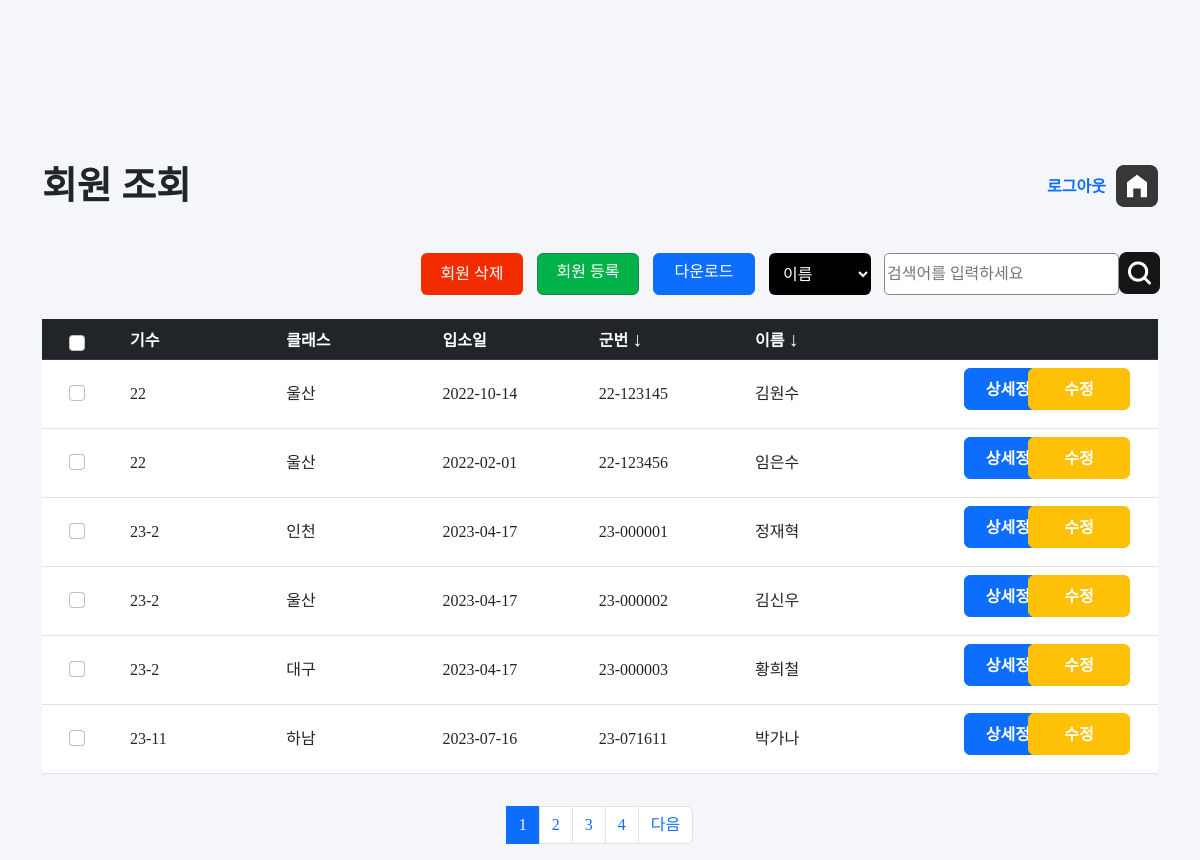
The app's page /jangseong/sort2.php?act=a (signed in), older data.
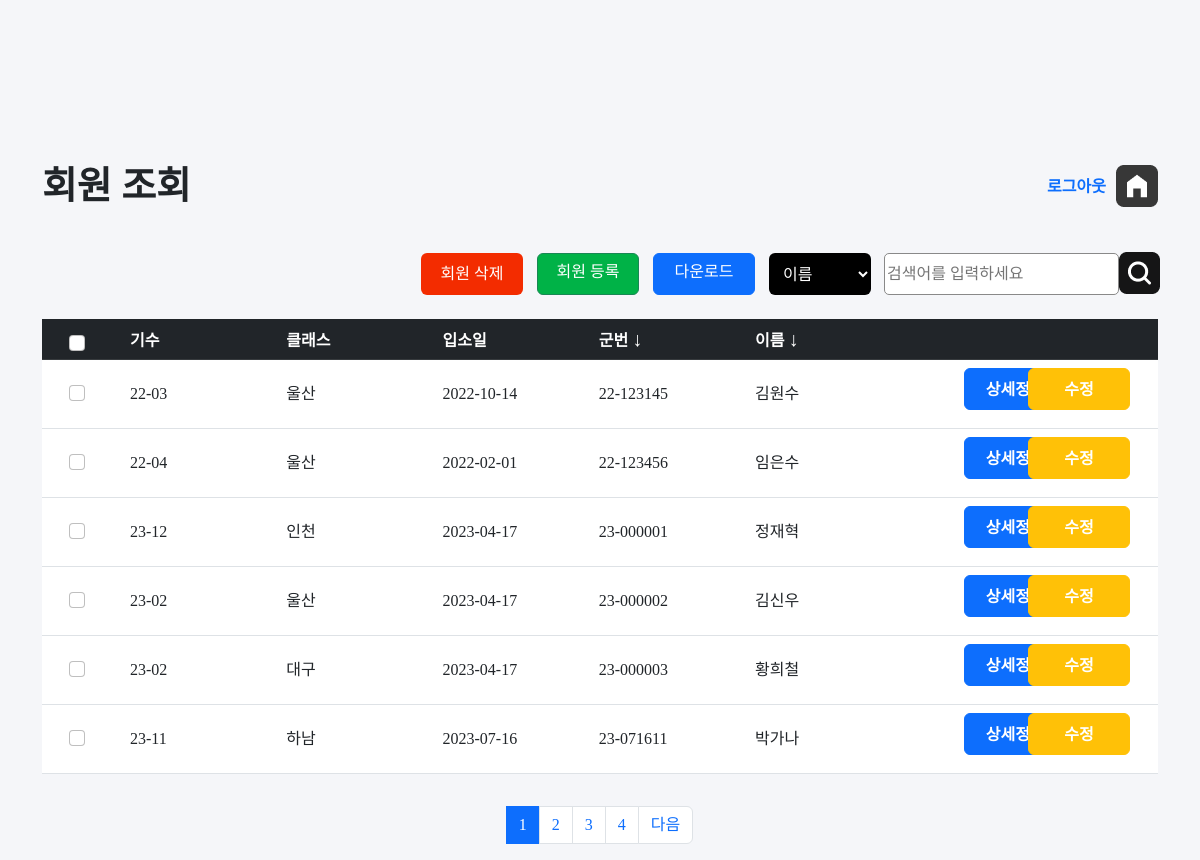
The same page, newer data.
### tables this page shows
CREATE TABLE `member` (
  `id` int(11) NOT NULL,
  `num` varchar(10) NOT NULL,
  `class` varchar(10) NOT NULL,
  `date` date NOT NULL,
  `memID` varchar(20) NOT NULL,
  `name` varchar(20) NOT NULL,
  `password` varchar(20) NOT NULL
);

### jangseong/sort2.php (the view, shortened to what the changed rows need)
<?php
require 'config.php';
if(!isset($_SESSION["login"]))
{
    echo "
    <div id='messagebox'>
    <script>
    alert('관리자 권한이 없는 계정입니다!');
    window.location.assign('index.php');
    </script>
    </div>
    ";
}
else{
?>
<!DOCTYPE html>
<html lang="en">
<head>
    <link rel="stylesheet" href="style.css">
    <link rel="stylesheet" href="src/bootstrap.min.css">
    <link rel="stylesheet" href="src/style.css">
</head>
<body>
    <div class="container"  >
        <div id="top">
            <h2>회원 조회</h2>
        </div>
    </div>
    <div class="container ">
        <div id="main">
            <form method="get" action="delete.php" name="listmember">
            <table class="table">
                <thead class="table-dark">
                <tr>
                    <th  class="text-center firstcol"  ><input class="form-check-input checklist" type="checkbox" id="myCheck" onclick="checkall()" style="position:relative; left:-5px; "></th>
                    <th class="listcol">기수</th>
                    <th class="listcol">클래스</th>
                    <th class="listcol">입소일</th>
                    <th class="listcol">군번
                        <?php
                            if(!isset($_GET["act"])){
                                $sort ="";
                            }
                            else{
                            $sort = $_GET["act"];
                            }
                            if($sort=="a"){
                                echo "<a href='sort2.php?act=b' class='btnsort'>&#8595; </a> ";
                            }
                            else{
                                echo "<a href='sort2.php?act=a' class='btnsort'>&#8593; </a> ";
                            }
                        ?>
                    </th>
                    <th class="listcol">이름 <a href="sort.php?act=a" class="btnsort">&#8595;</a> </th>
                    <th >&nbsp;</th>
                </tr>
                </thead>
                <tbody>
                <?php
                    $per_page_record = 6;
                    if (isset($_GET["page"])) {
                        $page  = $_GET["page"];
                    }
                    else {
                        $page=1;
                    }
                    $start_from = ($page-1) * $per_page_record;
                    if($sort=="a"){
                        $sql = "SELECT * FROM member  ORDER BY memID  ASC LIMIT $start_from, $per_page_record ";
                    }
                    else{
                        $sql = "SELECT * FROM member  ORDER BY memID DESC LIMIT $start_from, $per_page_record ";
                    }
                    $result = $conn->query($sql);
                    if ($result->num_rows > 0) {
                    $num = 0;
                    while($row = $result->fetch_assoc()) {
                        $memberID=$row['id'];
                ?>
                <tr>
                    <td class="text-center" > <input class="form-check-input justify-content-center checkitem"  style="position:relative; left:-5px; "  type="checkbox" id="myCheck<?php  echo $num;?>" name="mem[]" value="<?php echo $row['id'];?>"></td>
                    <td><?php echo $row['num']; ?></td>
                    <td><?php echo $row['class']; ?></td>
                    <td><?php echo $row['date']; ?></td>
                    <td><?php echo $row['memID']; ?></td>
                    <td><?php echo $row['name']; ?></td>
                    <td id="cot" ><a href="view.php?memID=<?php echo $row['memID']; ?>" class="btn btn-primary btnfix" style="position:relative; left:53px;" >상세정보</a> <a href="edit.php?id=<?php echo $memberID ?>" class="btn btn-warning btnfix" style="color:white; float:right; margin-right:20px; position:relative; " >수정</a></td>
             </tr>
                <?php
                    $num+=1;
                }
                } else {
                echo "0 results";
                }
                ?>
                </tbody>
            </table>
            </form>
        </div>
    </div>
</body>
</html>
<?php
}
?>

Row changes from the older to the newer data that the page shows:
changed member "김원수": num "22" → "22-03"
changed member "임은수": num "22" → "22-04"
changed member "인천": num "23-2" → "23-12"
changed member "김신우": num "23-2" → "23-02"
changed member "대구": num "23-2" → "23-02"
